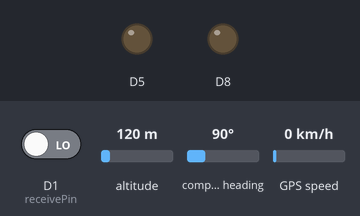
Recording of a sketch running on a simulated ESP8266 (NodeMCU). On the bench: output pins drawn as LEDs (lit = HIGH). Dashed ring = blinking. Inputs (shaded band) come from the test bench; at power-on: D1 (receivePin) LOW, altitude 120 m, compass heading 90°, GPS speed 0 km/h. WiFi joins after 1.5 s; servers stay silent unless stated; the GPS gets a fix after 3 s at 37.7749, -122.4194 with 8 satellites; no MQTT or app messages arrive unless stated; what the sketch prints to the serial monitor is not drawn.

Above: at 2.7 s.
2.8 s: D1 (receivePin) driven HIGH
At 4.4 s:
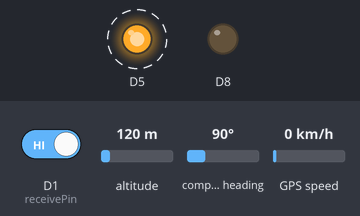
6.9 s: D1 (receivePin) driven LOW
At 8.3 s:
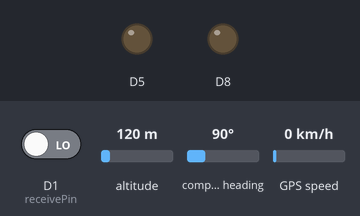
Timing chart, 0 to 9.9 s (numbered marks = the images above; inputs shaded):
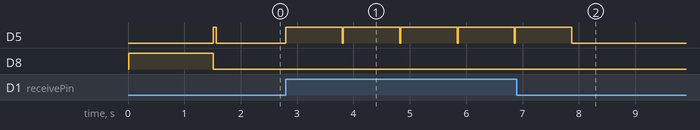

The sketch:

esp8266_mpu6050_flag_Receiver_1.ino
```cpp
#include "Arduino.h"
#include <EMailSender.h>
#include <PubSubClient.h>
#include <ESP8266WiFi.h>
#include<SoftwareSerial.h>
#include<TinyGPS.h>
#include <SPI.h>

TinyGPS gps;
SoftwareSerial sgps(D2, D3); //rx, tx

int receivePin = D1;

float lat, lon;

#define WIFI_AP "majorProject" //Wifi Name to be set
#define WIFI_PASSWORD "Project123"  //Wifi password to be set
#define TOKEN "iW6emu2pQIXfU9EzsUc2" //Token key to send the data to cloud
char thingsboardServer[] = "demo.thingsboard.io"; //cloud server

WiFiClient wifiClient;
PubSubClient client(wifiClient);
void reconnect();
void InitWiFi();
unsigned long lastSend;
int status = WL_IDLE_STATUS;

EMailSender emailSend("projectmajor04@gmail.com", "major@2021");

void setup()
{

  pinMode(D8, OUTPUT);
  pinMode(D5, OUTPUT);
  digitalWrite(D5, LOW);

  Serial.begin(115200);
  delay(10);
  sgps.begin(9600);

  InitWiFi();

  client.setServer( thingsboardServer, 1883 );
  lastSend = 0;

  pinMode(receivePin, INPUT);
  digitalWrite(receivePin, LOW);
}

void loop()
{
  if ( !client.connected() )
  {
    reconnect();
  }
  digitalWrite(D5, LOW);
  while (sgps.available())  //GPS status
  {
    int c = sgps.read();
    if (gps.encode(c))
    {
      gps.f_get_position(&lat, &lon);
      String payload = "{";  //Sting formation to upload the data
      payload += "\"latitude\":";
      payload += String(lat, 6);
      payload += ",";
      payload += "\"longitude\":";
      payload += String(lon, 6);
      payload += "}";
      Serial.print("Latitude=");
      Serial.print(lat);
      Serial.print("Longitude=");
      Serial.println(lon);
      char attributes[100];
      payload.toCharArray( attributes, 100 );
      client.publish( "v1/devices/me/telemetry", attributes );
      Serial.println( attributes );
    }
  }

  int temp = digitalRead(receivePin);
  if (temp == 1) {
    digitalWrite(D5, HIGH);
    EMailSender::EMailMessage message;
    message.subject = "Accident Alert";
    String sendMessage = (String)"Accident has been detected on location " + (String)"https://www.google.com/maps/?q=" + String(lat, 6) + ',' + String(lon, 6);
    message.message = sendMessage;

    EMailSender::Response resp = emailSend.send("saurabhgirpunje1998@gmail.com", message);

    Serial.println("Sending status: ");
    digitalWrite(D5, LOW);
  }

  client.loop();
}


void InitWiFi()
{
  digitalWrite(D8, HIGH); //Connecting to wifi
  Serial.println("Connecting to AP ..."); // attempt to connect to WiFi network

  WiFi.begin(WIFI_AP, WIFI_PASSWORD);   //Parsing the wifi AP and password to get connect to wifi
  while (WiFi.status() != WL_CONNECTED) // checking if connected
  {
    delay(500);
    Serial.print("."); // if not then print
  }
  Serial.println("Connected to AP");
  digitalWrite(D8, LOW);//Connected to wifi
}


void reconnect()
{
  while (!client.connected()) // Loop until we're reconnected
  {
    status = WiFi.status();
    if ( status != WL_CONNECTED)
    {
      digitalWrite(D8, HIGH); //connecting to wifi
      WiFi.begin(WIFI_AP, WIFI_PASSWORD);
      while (WiFi.status() != WL_CONNECTED)
      {
        delay(500);
        Serial.print(".");
      }
      Serial.println("Connected to AP");
      digitalWrite(D8, LOW);// wifi connected
    }
    digitalWrite(D5, HIGH); //connnecting to data server
    Serial.print("Connecting to Thingsboard node ...");
    if ( client.connect("ESP8266 Device", TOKEN, NULL) ) // Attempt to connect (clientId, username, password)
    {
      Serial.println( "[DONE]" );
      // connected to the server
      digitalWrite(D5, LOW);
    }
    else
    {
      Serial.print( "[FAILED] [ rc = " );
      Serial.print( client.state() );
      Serial.println( " : retrying in 5 seconds]" );
      digitalWrite(D8, HIGH); //failed reconnecting to server
      delay( 5000 ); // Wait 5 seconds before retrying
    }
  }
}
```

Measured:
- after the input at 2.8 s, D5: alternates HIGH for 1.0 s and LOW for 0.02 s, starting at once
- after the input at 6.9 s, D5: goes on until 7.9 s, then stays LOW
